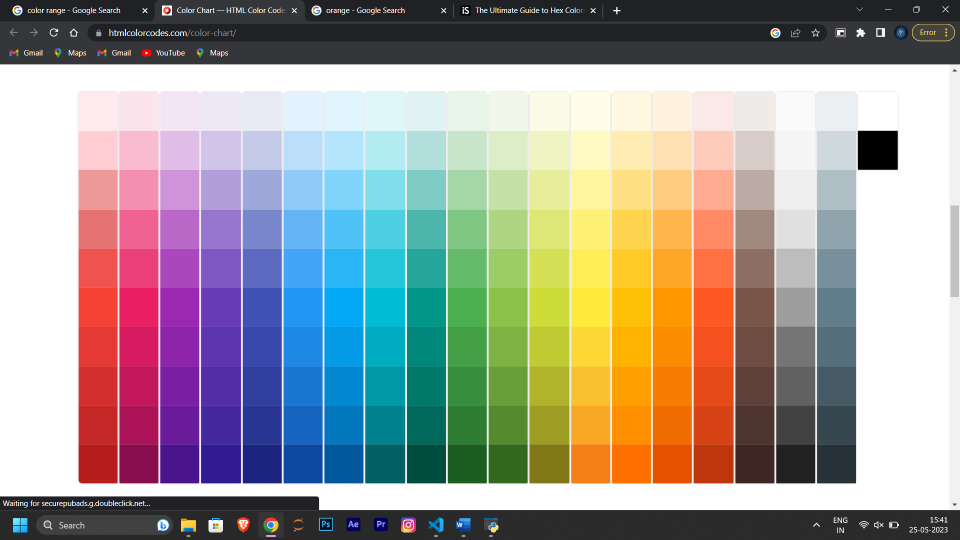
#> input picture Python/123.png, 1920 x 1080 px (shown at 1/2 size)
$ python img_color.py
#> lines starting #> are read from the running program, lines starting #| are printed output that depends on the picture; after the words box and inside, x2 and y2 are one past the last pixel; in counts of white or black regions, pixels touching at a corner belong together
import cv2
import numpy as np

lr= {'red':(246, 15, 15),'green':(201,230,200),'blue':(97,100,117),'yellow':(23,59,119),'orange':(255,243,224),'pink':(248, 187, 208),'skin':(255,195,170)}

ur={'red':(183, 28, 28 ),'green':(32,94,27),'blue':(117,255,255),'yellow':(54,255,255),'orange':(230, 81, 0),'pink':(136, 14, 79),'skin':(45,34,30)}

color_names={'red':(0,0,255 ),'green':(32,94,27),'blue':(255,0,0),'yellow':(0,255,217),'orange':(239, 108, 0 ),'pink':(236, 64, 122),'skin':(255,206,180)}

img = cv2.imread('123.png')
#> img is the input picture: shape (1080, 1920, 3); mean B, G, R 152.3, 157.3, 161.7

# Hue Saturation Value
hsv = cv2.cvtColor(img,cv2.COLOR_BGR2HSV)
#> hsv: shape (1080, 1920, 3); mean H, S, V 53.2, 82.1, 187.8

for color_name , (lr,ur) in zip(color_names.keys(),zip(lr.values(),ur.values())):
    mask = cv2.inRange(hsv,np.array(lr),np.array(ur))
    kernel = np.ones((5,5),np.uint8)
    opening= cv2.morphologyEx(mask,cv2.MORPH_OPEN,kernel)

    c , hierarchy=cv2.findContours(
        opening,cv2.RETR_EXTERNAL,cv2.CHAIN_APPROX_SIMPLE)

    for cnt in c :
        area = cv2.contourArea(cnt)
        if area > 1000:
            x,y,a,b = cv2.boundingRect(cnt)
            cv2.rectangle(img,(x,y),(x+a , y+b),color_names[color_name],2)
            cv2.putText(img , color_name , (x,y+20),
                        cv2.FONT_HERSHEY_SIMPLEX , 0.75, color_names[color_name],2)
#> this loop made 7 passes
#> pass 3, `mask = cv2.inRange(hsv,np.array(lr),np.array(ur))`:
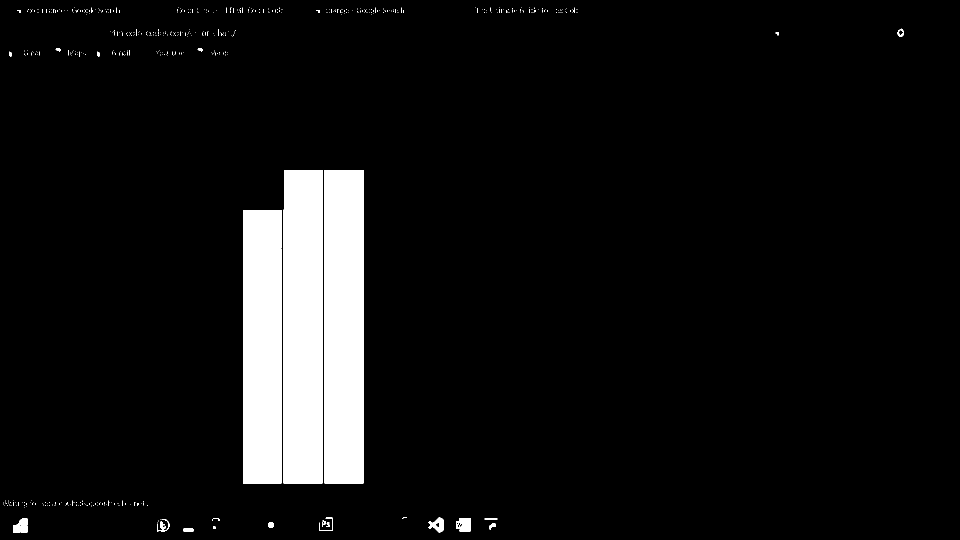
#> mask: shape (1080, 1920) (shown at 1/2 size); 6.9% white; 525 white regions (496 under 20 px), largest, box (x1, y1, x2, y2) and area: (649, 340, 727, 967) 48906, (567, 340, 645, 967) 48827, (486, 498, 564, 967) 36114
#> pass 3, `opening= cv2.morphologyEx(mask,cv2.MORPH_OPEN,kernel)`:
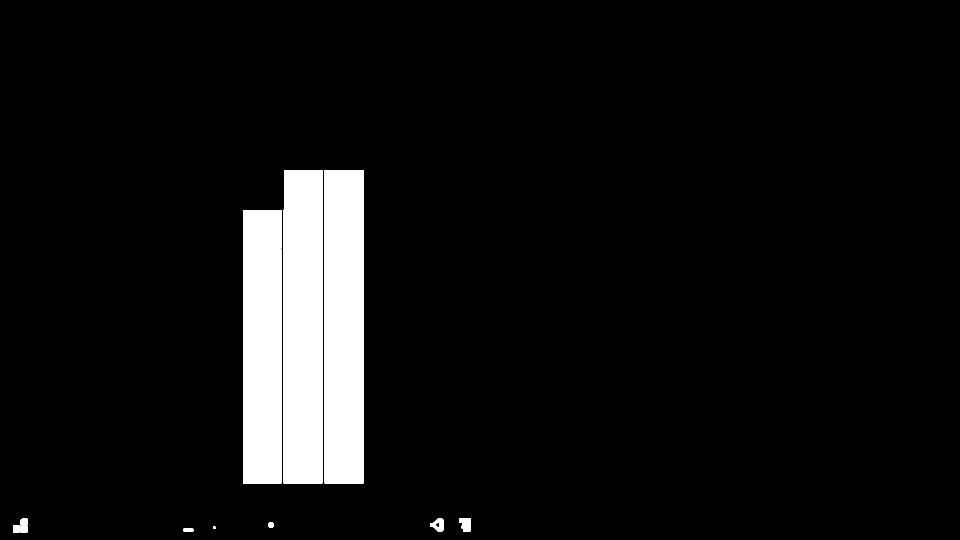
#> opening: shape (1080, 1920) (shown at 1/2 size); 6.8% white; 12 white regions, largest, box (x1, y1, x2, y2) and area: (649, 340, 727, 967) 48906, (567, 340, 645, 967) 48827, (486, 498, 563, 967) 36113
#> after the loop:
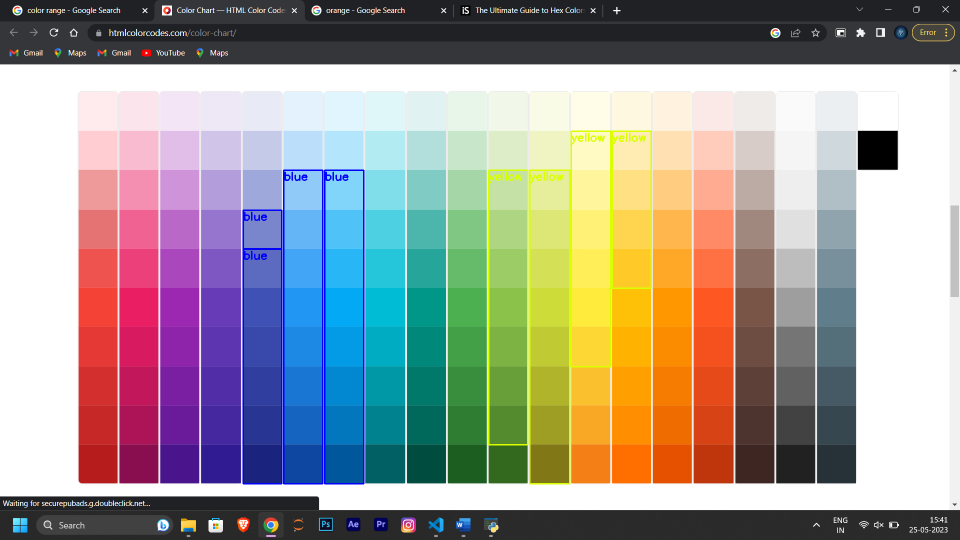
#> img: shape (1080, 1920, 3) (shown at 1/2 size); 1.43% of pixels changed, all inside (x1, y1, x2, y2) = (485, 261, 1304, 969)

cv2.imshow("Image",img)
cv2.waitKey(0)
cv2.destroyAllWindows()
